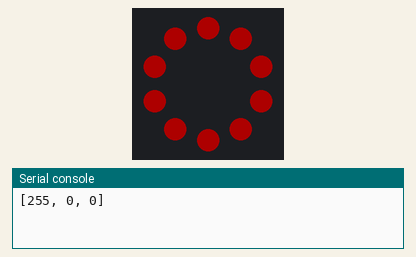
Simulated run of this program. Board: Circuit Playground running CircuitPython. Shown: the board's ring of 10 RGB LEDs (number 0 left of the top, counting anticlockwise), the last lines printed to the serial console. Dim RGB values are drawn brighter than linear. At 6.4 s the program ends and the board releases its pins; the recording ends there.

Above: at 0.1 s.
At 1.1 s:
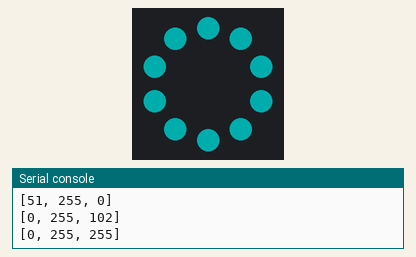
At 1.51 s:
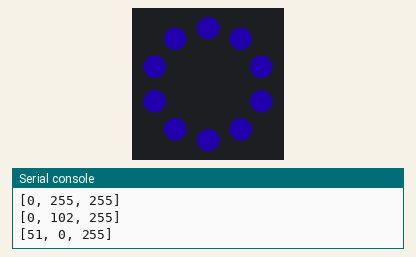
At 3.06 s:
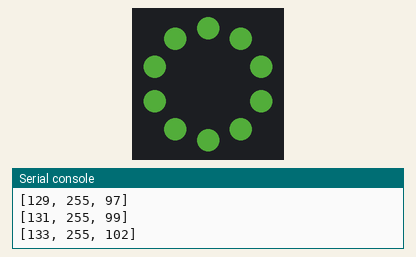
At 4.17 s:
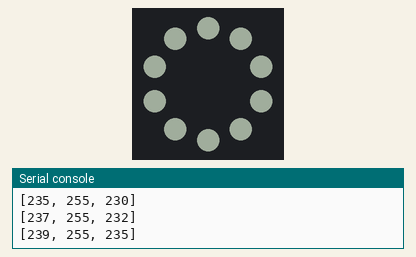
At 5.64 s:
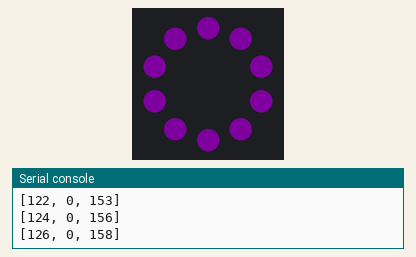

The program:

code.py
```python
import time
import board
import analogio
import neopixel
import adafruit_fancyled.adafruit_fancyled as fancy

#initialize the neopixels without using the cp library
pixels = neopixel.NeoPixel(board.NEOPIXEL, 10, brightness=.05, auto_write=False)
pixels.fill((0, 0, 0))
pixels.show()

pixels.brightness = 0.2

start_color = (120, 4, 80)
OFF = (0,0,0)

#control by hue
sat = 1.0 #must put 1.0 to force fancy to use normalized values. If 1, fancy thinks it is 0-255.
val = 1.0 #must put 1.0 to force fancy to use normalized values. If 1, fancy thinks it is 0-255.
hue = 0

while hue < 1.0:
    #convert hue, sat, val to RGB
    color_hsv = fancy.CHSV( hue , sat, val ) #input 0 to 1 for H, S, V :: OK to send only Hue
    color_RGB_normalized = fancy.CRGB( color_hsv )
    color_RGB = fancy.denormalize( color_RGB_normalized )
    print( color_RGB )

    pixels.fill( color_RGB )
    pixels.show()
    hue = hue + 0.1
    time.sleep( 0.2 )

hue = 0.3
sat = 1.0
val = 1.0

while sat > 0:
    #convert hue, sat, val to RGB
    color_hsv = fancy.CHSV( hue , sat, val ) #input 0 to 1 for H, S, V :: OK to send only Hue
    color_RGB_normalized = fancy.CRGB( color_hsv )
    color_RGB = fancy.denormalize( color_RGB_normalized )
    print( color_RGB )

    pixels.fill( color_RGB )
    pixels.show()
    sat = sat - 0.01
    time.sleep( 0.02 )

hue = 0.8
sat = 1.0
val = 0

while val < 1:
    #convert hue, sat, val to RGB
    color_hsv = fancy.CHSV( hue , sat, val ) #input 0 to 1 for H, S, V :: OK to send only Hue
    color_RGB_normalized = fancy.CRGB( color_hsv )
    color_RGB = fancy.denormalize( color_RGB_normalized )
    print( color_RGB )

    pixels.fill( color_RGB )
    pixels.show()
    val = val + 0.01
    time.sleep( 0.02 )
```
